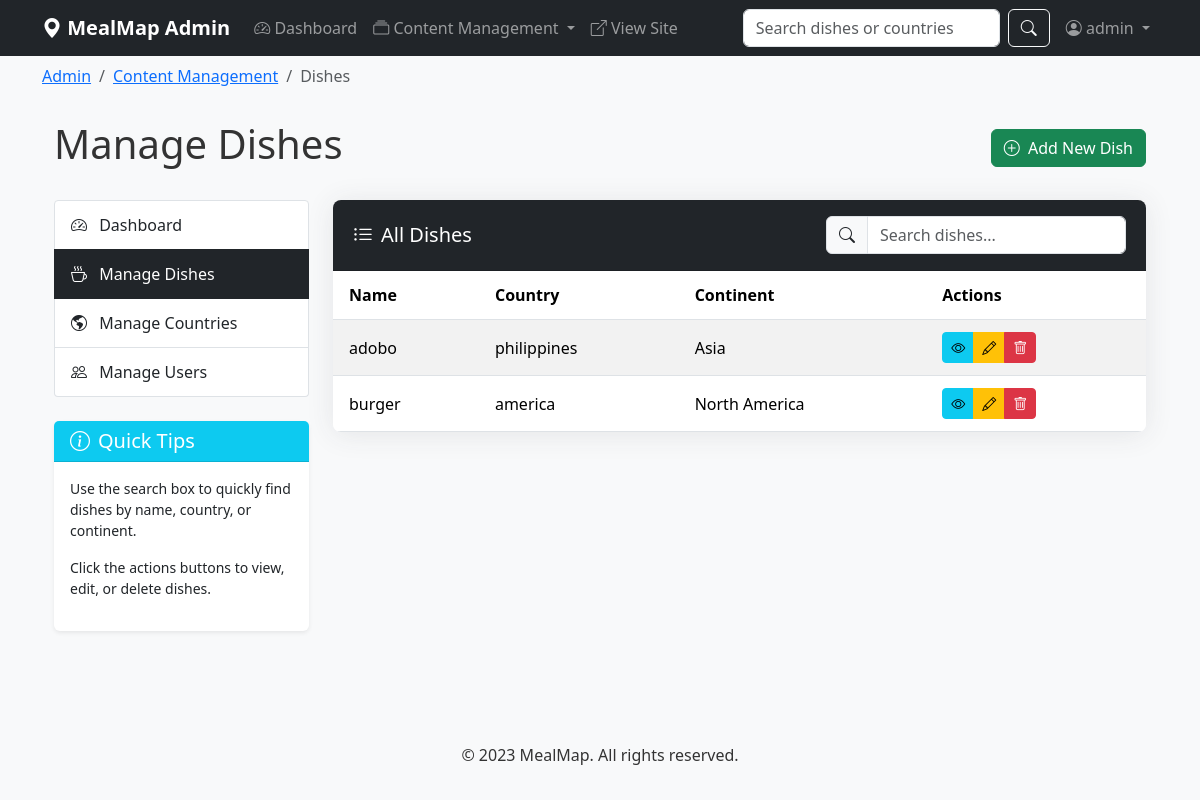
Screenshot of /admin/dishes (signed in) with the database file from the repository.
### models.py (models this page shows, shortened)
class User(UserMixin, db.Model):
    id = db.Column(db.Integer, primary_key=True)
    username = db.Column(db.String(80), unique=True, nullable=False)
    email = db.Column(db.String(120), unique=True, nullable=False)
    password_hash = db.Column(db.String(128))
    is_admin = db.Column(db.Boolean, default=False)
    created_at = db.Column(db.DateTime, default=db.func.current_timestamp())
    favorites = db.relationship('Favorite', backref='user', lazy=True)
    ratings = db.relationship('Rating', backref='user', lazy=True)

class Dish(db.Model):
    id = db.Column(db.Integer, primary_key=True)
    name = db.Column(db.String(100), nullable=False)
    description = db.Column(db.Text, nullable=False)
    country_id = db.Column(db.Integer, db.ForeignKey('country.id'), nullable=False)
    image_path = db.Column(db.String(255))
    created_at = db.Column(db.DateTime, default=db.func.current_timestamp())
    updated_at = db.Column(db.DateTime, default=db.func.current_timestamp(), onupdate=db.func.current_timestamp())
    ratings = db.relationship('Rating', backref='dish', lazy=True)
    favorites = db.relationship('Favorite', backref='dish', lazy=True)

class Country(db.Model):
    id = db.Column(db.Integer, primary_key=True)
    name = db.Column(db.String(100), unique=True, nullable=False)
    continent_id = db.Column(db.Integer, db.ForeignKey('continent.id'), nullable=False)
    dishes = db.relationship('Dish', backref='country', lazy=True)

class Continent(db.Model):
    id = db.Column(db.Integer, primary_key=True)
    name = db.Column(db.String(50), unique=True, nullable=False)
    countries = db.relationship('Country', backref='continent', lazy=True)

### routes.py (the view)
@app.route('/admin/dishes')
@login_required
@admin_required
def admin_dishes():
    dishes = Dish.query.all()
    return render_template('admin/dishes.html', dishes=dishes)

### routes.py (called while the page is built)
@login_manager.user_loader
def load_user(user_id):
    return User.query.get(int(user_id))

def admin_required(f):
    @functools.wraps(f)
    def decorated_function(*args, **kwargs):
        if not current_user.is_authenticated or not current_user.is_admin:
            flash('You need administrator privileges to access this page.', 'danger')
            return redirect(url_for('index'))
        return f(*args, **kwargs)
    return decorated_function

### templates/admin/dishes.html (shortened to what this page needs)
{% extends 'base.html' %}
{% block admin_breadcrumb %}
<li class="breadcrumb-item"><a href="{{ url_for('admin_dishes') }}">Content Management</a></li>
<li class="breadcrumb-item active">Dishes</li>
{% endblock %}
{% block content %}
<div class="container">
    <div class="d-flex justify-content-between align-items-center mb-4">
        <h1>Manage Dishes</h1>
        <div>
            <a href="{{ url_for('add_dish') }}" class="btn btn-success">
                <i class="bi bi-plus-circle me-1"></i> Add New Dish
            </a>
        </div>
    </div>
    <div class="row">
        <div class="col-md-3 mb-4">
            <div class="list-group admin-sidebar">
                <a href="{{ url_for('admin_dashboard') }}" class="list-group-item list-group-item-action">
                    <i class="bi bi-speedometer2 me-2"></i> Dashboard
                </a>
                <a href="{{ url_for('admin_dishes') }}" class="list-group-item list-group-item-action active">
                    <i class="bi bi-cup-hot me-2"></i> Manage Dishes
                </a>
                <a href="{{ url_for('admin_countries') }}" class="list-group-item list-group-item-action">
                    <i class="bi bi-globe-americas me-2"></i> Manage Countries
                </a>
                <a href="{{ url_for('admin_users') }}" class="list-group-item list-group-item-action">
                    <i class="bi bi-people me-2"></i> Manage Users
                </a>
            </div>
            <div class="card mt-4 admin-tips-card">
                <div class="card-header bg-info text-white">
                    <h5 class="mb-0"><i class="bi bi-info-circle me-2"></i>Quick Tips</h5>
                </div>
                <div class="card-body">
                    <p>Use the search box to quickly find dishes by name, country, or continent.</p>
                    <p>Click the actions buttons to view, edit, or delete dishes.</p>
                </div>
            </div>
        </div>
        <div class="col-md-9">
            <div class="card admin-card">
                <div class="card-header bg-dark text-white d-flex justify-content-between align-items-center">
                    <h5 class="mb-0"><i class="bi bi-list-ul me-2"></i>All Dishes</h5>
                    <div class="input-group" style="max-width: 300px;">
                        <span class="input-group-text"><i class="bi bi-search"></i></span>
                        <input type="text" id="dishSearch" class="form-control" placeholder="Search dishes...">
                    </div>
                </div>
                <div class="card-body p-0">
                    <div class="table-responsive">
                        <table class="table table-striped table-hover admin-table mb-0">
                            <thead>
                                <tr>
                                    <th>Name</th>
                                    <th>Country</th>
                                    <th>Continent</th>
                                    <th>Actions</th>
                                </tr>
                            </thead>
                            <tbody>
                                {% for dish in dishes %}
                                    <tr>
                                        <td>{{ dish.name }}</td>
                                        <td>{{ dish.country.name }}</td>
                                        <td>{{ dish.country.continent.name }}</td>
                                        <td>
                                            <div class="btn-group btn-group-sm">
                                                <a href="{{ url_for('dish_detail', dish_id=dish.id) }}" class="btn btn-info" title="View">
                                                    <i class="bi bi-eye"></i>
                                                </a>
                                                <a href="{{ url_for('edit_dish', dish_id=dish.id) }}" class="btn btn-warning" title="Edit">
                                                    <i class="bi bi-pencil"></i>
                                                </a>
                                                <button type="button" class="btn btn-danger" title="Delete" data-bs-toggle="modal" data-bs-target="#deleteModal{{ dish.id }}">
                                                    <i class="bi bi-trash"></i>
                                                </button>
                                            </div>
                                        </td>
                                    </tr>
                                {% else %}
                                    <tr>
                                        <td colspan="4" class="text-center">No dishes found. <a href="{{ url_for('add_dish') }}">Add your first dish</a>.</td>
                                    </tr>
                                {% endfor %}
                            </tbody>
                        </table>
                    </div>
                </div>
            </div>
        </div>
    </div>
</div>
{% endblock %}

### templates/base.html (shortened to what this page needs)
<!DOCTYPE html>
<html lang="en">
<head>
    <link href="https://cdn.jsdelivr.net/npm/bootstrap@5.3.6/dist/css/bootstrap.min.css" rel="stylesheet">
    <link rel="stylesheet" href="https://cdn.jsdelivr.net/npm/bootstrap-icons@1.11.2/font/bootstrap-icons.min.css">
    <link rel="stylesheet" href="{{ url_for('static', filename='css/style.css') }}">
</head>
<body>
    <nav class="navbar navbar-expand-lg navbar-dark sticky-top {% if current_user.is_authenticated and current_user.is_admin %}bg-dark{% else %}bg-primary{% endif %}">
        <div class="container">
            <a class="navbar-brand" href="{{ url_for('index') }}">
                <i class="bi bi-geo-alt-fill"></i> {% if current_user.is_authenticated and current_user.is_admin %}MealMap Admin{% else %}MealMap{% endif %}
            </a>
            <div class="collapse navbar-collapse" id="navbarNav">
                <ul class="navbar-nav me-auto">
                    {% if current_user.is_authenticated and current_user.is_admin %}
                    <li class="nav-item">
                        <a class="nav-link" href="{{ url_for('admin_dashboard') }}">
                            <i class="bi bi-speedometer2"></i> Dashboard
                        </a>
                    </li>
                    <li class="nav-item dropdown">
                        <a class="nav-link dropdown-toggle" href="#" id="contentDropdown" role="button" data-bs-toggle="dropdown" aria-expanded="false">
                            <i class="bi bi-collection"></i> Content Management
                        </a>
                    </li>
                    <li class="nav-item">
                        <a class="nav-link" href="{{ url_for('index') }}" target="_blank">
                            <i class="bi bi-box-arrow-up-right"></i> View Site
                        </a>
                    </li>
                    {% endif %}
                </ul>
                {% if not current_user.is_authenticated or not current_user.is_admin %}
                <form class="d-flex me-2" action="{{ url_for('search') }}" method="get">
                    <input class="form-control me-2" type="search" name="query" placeholder="Search dishes or countries" aria-label="Search">
                    <button class="btn btn-outline-light" type="submit">Search</button>
                </form>
                {% else %}
                <form class="d-flex me-2" action="{{ url_for('search') }}" method="get">
                    <input class="form-control me-2" type="search" name="query" placeholder="Search dishes or countries" aria-label="Search">
                    <button class="btn btn-outline-light" type="submit"><i class="bi bi-search"></i></button>
                </form>
                {% endif %}
                <ul class="navbar-nav">
                    {% if current_user.is_authenticated %}
                        {% if current_user.is_admin %}
                        <li class="nav-item dropdown">
                            <a class="nav-link dropdown-toggle" href="#" id="adminUserDropdown" role="button" data-bs-toggle="dropdown" aria-expanded="false">
                                <i class="bi bi-person-circle"></i> {{ current_user.username }}
                            </a>
                        </li>
                        {% endif %}
                    {% endif %}
                </ul>
            </div>
        </div>
    </nav>
    {% if current_user.is_authenticated and current_user.is_admin %}
    <div class="bg-light py-2">
        <div class="container">
            <nav aria-label="breadcrumb">
                <ol class="breadcrumb mb-0">
                    <li class="breadcrumb-item"><a href="{{ url_for('admin_dashboard') }}">Admin</a></li>
                    {% block admin_breadcrumb %}{% endblock %}
                </ol>
            </nav>
        </div>
    </div>
    {% endif %}
    <div class="container mt-4">
        {% block content %}{% endblock %}
    </div>
    <footer class="py-3 mt-5 bg-light">
        <div class="container text-center">
            <p class="mb-0">&copy; 2023 MealMap. All rights reserved.</p>
        </div>
    </footer>
</body>
</html>

### static/css/style.css (style rules this page uses)
body { font-family: 'Segoe UI', Tahoma, Geneva, Verdana, sans-serif; color: #333; background-color: #f8f9fa; }
.navbar-brand { font-weight: bold; }
.card { box-shadow: 0 0.125rem 0.25rem rgba(0, 0, 0, 0.075); border: none; margin-bottom: 1.5rem; }
.card-header { background-color: #f8f9fa; border-bottom: 1px solid rgba(0, 0, 0, 0.125); }
.admin-sidebar { position: sticky; top: 1rem; }
.admin-sidebar .list-group-item { padding: 0.75rem 1rem; border-radius: 0; }
.admin-sidebar .list-group-item:first-child { border-top-left-radius: 0.25rem; border-top-right-radius: 0.25rem; }
.admin-sidebar .list-group-item:last-child { border-bottom-left-radius: 0.25rem; border-bottom-right-radius: 0.25rem; }
.admin-sidebar .list-group-item.active { background-color: #212529; border-color: #212529; }
.admin-card { box-shadow: 0 0.15rem 1.75rem 0 rgba(58, 59, 69, 0.1); border: none; border-radius: 0.5rem; overflow: hidden; }
.admin-card .card-header { padding: 1rem 1.25rem; margin-bottom: 0; font-weight: 500; }
.admin-table { margin-bottom: 0; }
.admin-table th, .admin-table td { vertical-align: middle; padding: 0.75rem 1rem; }
.admin-tips-card .card-body { font-size: 0.875rem; }

### rows the page displays
User: username "admin"
Dish: name "adobo", country.name "philippines", country.continent.name "Asia"
Dish: name "burger", country.name "america", country.continent.name "North America"
